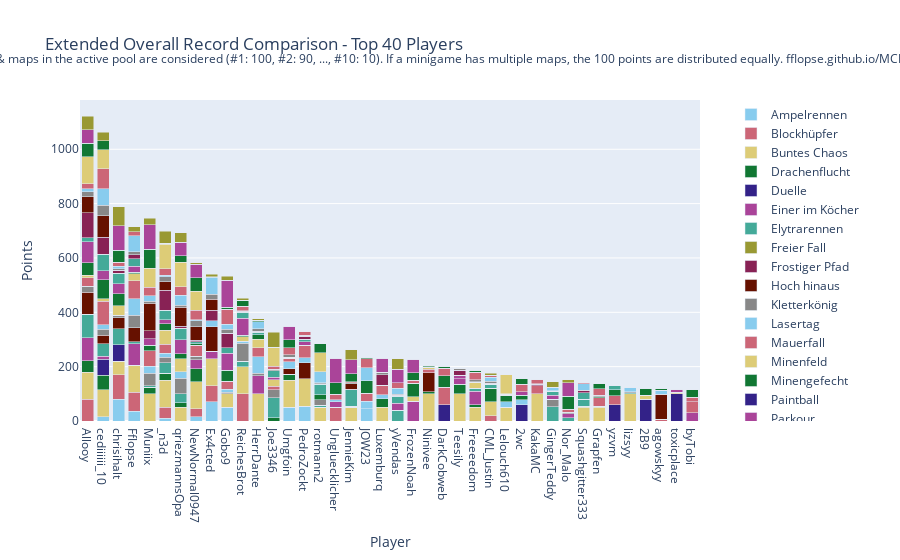

The notebook cell this image was saved under:
### Code cell
import plotly.graph_objects as go

# Sum all columns to get the total score
outDf['Total'] = outDf.sum(axis=1)

# Sort by total score and fill N/A values with 0
outDf = outDf.sort_values(by='Total', ascending=False).fillna(0)

# Crop to top 10 players
cropDf = outDf.head(40).copy()

# Drop the 'Total' column for plotting
cropDf = cropDf.drop(columns=['Total'])

# Create a color palette
color_palette = px.colors.qualitative.Safe

# Create the stacked bar plot
fig = go.Figure()

cropDf = remove_duplicate_columns(cropDf)

for column in cropDf.columns.difference(['Player']):
    fig.add_trace(go.Bar(
        x=cropDf.index,
        y=cropDf[column],
        name=column,
        marker_color=color_palette[len(fig.data) % len(color_palette)]
    ))

# Update layout
fig.update_layout(
    barmode='stack',
    title='Extended Overall Record Comparison - Top 40 Players',
    xaxis=dict(title='Player'),
    yaxis=dict(title='Points'),
    #height=800,
    #width=1000,
    legend=dict(
        x=1.05,
        y=0.5,
        traceorder='normal',
        font=dict(size=12),
        bgcolor='rgba(255, 255, 255, 0)',
        bordercolor='rgba(0, 0, 0, 0)'
    ),
    margin=dict(r=200),  # Adjust right margin to make room for the legend
    annotations=[
        dict(
            x=0.5,
            y=1.1635,
            xref='paper',
            yref='paper',
            text='Max 100 points per minigame. Records #1 through #10 of games & maps in the active pool are considered (#1: 100, #2: 90, ..., #10: 10). If a minigame has multiple maps, the 100 points are distributed equally. fflopse.github.io/MCP-Records/data-analysis/global-ranking.ipynb',
            showarrow=False,
            font=dict(size=12),
            xanchor='center'
        )
    ]
)

fig.show()

# save the plot as an html file

fig.write_html('out/ext_overall_record_comparison.html')

### Figure 1 — Plotly figure (JSON) as saved in the notebook; plotly's stock layout.template omitted (floating-point values rounded to 4 significant figures)
{"data": [{"marker": {"color": "rgb(136, 204, 238)"}, "name": "Ampelrennen", "type": "bar", "x": ["Allooy", "cediiiiii_10", "chrisihalt", "Fflopse", "Muniix", "_n3d", "qriezmannsOpa", "NewNormal0947", "Ex4cted", "Gobo9", "ReichesBrot", "HerrDante", "Joe3346", "Umgfoin", "PedroZockt", "rotmann2", "Ungluecklicher", "JennieKim", "JOW23", "Luxemburq", "yVendas", "FrozenNoah", "Ninivee", "DarkCobweb", "Teesily", "Freeeedom", "CML_Justin", "Lelouch610", "2wc", "KakaMC", "GingerTeddy", "Nor_Malo", "Squashgitter333", "Grapfen", "yzvm", "lizsyy", "2B9", "agowskyy", "toxicplace", "byTobi"], "y": [0.0, 15.0, 80.0, 35.0, 0.0, 10.0, 0.0, 15.0, 70.0, 50.0, 0.0, 0.0, 0.0, 50.0, 55.0, 0.0, 0.0, 0.0, 45.0, 0.0, 0.0, 0.0, 0.0, 0.0, 0.0, 0.0, 0.0, 0.0, 0.0, 0.0, 0.0, 0.0, 0.0, 0.0, 0.0, 0.0, 0.0, 0.0, 0.0, 0.0]}, {"marker": {"color": "rgb(204, 102, 119)"}, "name": "Blockhüpfer", "type": "bar", "x": ["Allooy", "cediiiiii_10", "chrisihalt", "Fflopse", "Muniix", "_n3d", "qriezmannsOpa", "NewNormal0947", "Ex4cted", "Gobo9", "ReichesBrot", "HerrDante", "Joe3346", "Umgfoin", "PedroZockt", "rotmann2", "Ungluecklicher", "JennieKim", "JOW23", "Luxemburq", "yVendas", "FrozenNoah", "Ninivee", "DarkCobweb", "Teesily", "Freeeedom", "CML_Justin", "Lelouch610", "2wc", "KakaMC", "GingerTeddy", "Nor_Malo", "Squashgitter333", "Grapfen", "yzvm", "lizsyy", "2B9", "agowskyy", "toxicplace", "byTobi"], "y": [80.0, 0.0, 90.0, 70.0, 0.0, 40.0, 0.0, 30.0, 60.0, 0.0, 100.0, 0.0, 0.0, 0.0, 0.0, 0.0, 50.0, 0.0, 0.0, 0.0, 0.0, 0.0, 0.0, 0.0, 0.0, 0.0, 20.0, 0.0, 0.0, 0.0, 0.0, 0.0, 0.0, 0.0, 0.0, 0.0, 0.0, 0.0, 0.0, 0.0]}, {"marker": {"color": "rgb(221, 204, 119)"}, "name": "Buntes Chaos", "type": "bar", "x": ["Allooy", "cediiiiii_10", "chrisihalt", "Fflopse", "Muniix", "_n3d", "qriezmannsOpa", "NewNormal0947", "Ex4cted", "Gobo9", "ReichesBrot", "HerrDante", "Joe3346", "Umgfoin", "PedroZockt", "rotmann2", "Ungluecklicher", "JennieKim", "JOW23", "Luxemburq", "yVendas", "FrozenNoah", "Ninivee", "DarkCobweb", "Teesily", "Freeeedom", "CML_Justin", "Lelouch610", "2wc", "KakaMC", "GingerTeddy", "Nor_Malo", "Squashgitter333", "Grapfen", "yzvm", "lizsyy", "2B9", "agowskyy", "toxicplace", "byTobi"], "y": [100.0, 100.0, 50.0, 100.0, 100.0, 100.0, 50.0, 100.0, 100.0, 50.0, 100.0, 100.0, 0.0, 100.0, 100.0, 50.0, 0.0, 50.0, 0.0, 50.0, 0.0, 0.0, 100.0, 0.0, 100.0, 50.0, 50.0, 50.0, 0.0, 100.0, 0.0, 0.0, 50.0, 50.0, 0.0, 100.0, 0.0, 0.0, 0.0, 0.0]}, {"marker": {"color": "rgb(17, 119, 51)"}, "name": "Drachenflucht", "type": "bar", "x": ["Allooy", "cediiiiii_10", "chrisihalt", "Fflopse", "Muniix", "_n3d", "qriezmannsOpa", "NewNormal0947", "Ex4cted", "Gobo9", "ReichesBrot", "HerrDante", "Joe3346", "Umgfoin", "PedroZockt", "rotmann2", "Ungluecklicher", "JennieKim", "JOW23", "Luxemburq", "yVendas", "FrozenNoah", "Ninivee", "DarkCobweb", "Teesily", "Freeeedom", "CML_Justin", "Lelouch610", "2wc", "KakaMC", "GingerTeddy", "Nor_Malo", "Squashgitter333", "Grapfen", "yzvm", "lizsyy", "2B9", "agowskyy", "toxicplace", "byTobi"], "y": [42.5, 52.5, 0.0, 0.0, 25.0, 25.0, 17.5, 47.5, 0.0, 0.0, 0.0, 0.0, 12.5, 22.5, 0.0, 0.0, 0.0, 0.0, 0.0, 32.5, 0.0, 0.0, 7.5, 0.0, 35.0, 10.0, 50.0, 0.0, 0.0, 0.0, 0.0, 0.0, 5.0, 5.0, 0.0, 0.0, 0.0, 0.0, 0.0, 0.0]}, {"marker": {"color": "rgb(51, 34, 136)"}, "name": "Duelle", "type": "bar", "x": ["Allooy", "cediiiiii_10", "chrisihalt", "Fflopse", "Muniix", "_n3d", "qriezmannsOpa", "NewNormal0947", "Ex4cted", "Gobo9", "ReichesBrot", "HerrDante", "Joe3346", "Umgfoin", "PedroZockt", "rotmann2", "Ungluecklicher", "JennieKim", "JOW23", "Luxemburq", "yVendas", "FrozenNoah", "Ninivee", "DarkCobweb", "Teesily", "Freeeedom", "CML_Justin", "Lelouch610", "2wc", "KakaMC", "GingerTeddy", "Nor_Malo", "Squashgitter333", "Grapfen", "yzvm", "lizsyy", "2B9", "agowskyy", "toxicplace", "byTobi"], "y": [0.0, 60.0, 60.0, 0.0, 0.0, 0.0, 0.0, 0.0, 0.0, 0.0, 0.0, 0.0, 0.0, 0.0, 0.0, 0.0, 0.0, 0.0, 0.0, 0.0, 0.0, 0.0, 0.0, 60.0, 0.0, 0.0, 0.0, 0.0, 60.0, 0.0, 0.0, 0.0, 0.0, 0.0, 60.0, 0.0, 80.0, 0.0, 100.0, 0.0]}, {"marker": {"color": "rgb(170, 68, 153)"}, "name": "Einer im Köcher", "type": "bar", "x": ["Allooy", "cediiiiii_10", "chrisihalt", "Fflopse", "Muniix", "_n3d", "qriezmannsOpa", "NewNormal0947", "Ex4cted", "Gobo9", "ReichesBrot", "HerrDante", "Joe3346", "Umgfoin", "PedroZockt", "rotmann2", "Ungluecklicher", "JennieKim", "JOW23", "Luxemburq", "yVendas", "FrozenNoah", "Ninivee", "DarkCobweb", "Teesily", "Freeeedom", "CML_Justin", "Lelouch610", "2wc", "KakaMC", "GingerTeddy", "Nor_Malo", "Squashgitter333", "Grapfen", "yzvm", "lizsyy", "2B9", "agowskyy", "toxicplace", "byTobi"], "y": [83.33, 10.0, 0.0, 80.0, 0.0, 0.0, 0.0, 33.33, 26.67, 0.0, 0.0, 66.67, 0.0, 0.0, 0.0, 0.0, 20.0, 0.0, 0.0, 0.0, 0.0, 73.33, 0.0, 0.0, 20.0, 50.0, 0.0, 0.0, 0.0, 0.0, 0.0, 0.0, 0.0, 0.0, 0.0, 0.0, 0.0, 0.0, 0.0, 30.0]}, {"marker": {"color": "rgb(68, 170, 153)"}, "name": "Elytrarennen", "type": "bar", "x": ["Allooy", "cediiiiii_10", "chrisihalt", "Fflopse", "Muniix", "_n3d", "qriezmannsOpa", "NewNormal0947", "Ex4cted", "Gobo9", "ReichesBrot", "HerrDante", "Joe3346", "Umgfoin", "PedroZockt", "rotmann2", "Ungluecklicher", "JennieKim", "JOW23", "Luxemburq", "yVendas", "FrozenNoah", "Ninivee", "DarkCobweb", "Teesily", "Freeeedom", "CML_Justin", "Lelouch610", "2wc", "KakaMC", "GingerTeddy", "Nor_Malo", "Squashgitter333", "Grapfen", "yzvm", "lizsyy", "2B9", "agowskyy", "toxicplace", "byTobi"], "y": [87.5, 47.5, 60.0, 7.5, 5.0, 40.0, 32.5, 0.0, 0.0, 0.0, 20.0, 0.0, 72.5, 0.0, 0.0, 7.5, 0.0, 0.0, 0.0, 0.0, 40.0, 0.0, 0.0, 0.0, 0.0, 10.0, 15.0, 0.0, 0.0, 0.0, 52.5, 12.5, 25.0, 0.0, 0.0, 0.0, 0.0, 0.0, 0.0, 0.0]}, {"marker": {"color": "rgb(153, 153, 51)"}, "name": "Freier Fall", "type": "bar", "x": ["Allooy", "cediiiiii_10", "chrisihalt", "Fflopse", "Muniix", "_n3d", "qriezmannsOpa", "NewNormal0947", "Ex4cted", "Gobo9", "ReichesBrot", "HerrDante", "Joe3346", "Umgfoin", "PedroZockt", "rotmann2", "Ungluecklicher", "JennieKim", "JOW23", "Luxemburq", "yVendas", "FrozenNoah", "Ninivee", "DarkCobweb", "Teesily", "Freeeedom", "CML_Justin", "Lelouch610", "2wc", "KakaMC", "GingerTeddy", "Nor_Malo", "Squashgitter333", "Grapfen", "yzvm", "lizsyy", "2B9", "agowskyy", "toxicplace", "byTobi"], "y": [0.0, 0.0, 0.0, 0.0, 0.0, 0.0, 0.0, 0.0, 0.0, 0.0, 0.0, 0.0, 0.0, 0.0, 0.0, 0.0, 0.0, 0.0, 0.0, 0.0, 0.0, 0.0, 0.0, 0.0, 0.0, 0.0, 0.0, 0.0, 0.0, 0.0, 0.0, 0.0, 0.0, 0.0, 0.0, 0.0, 0.0, 0.0, 0.0, 0.0]}, {"marker": {"color": "rgb(136, 34, 85)"}, "name": "Frostiger Pfad", "type": "bar", "x": ["Allooy", "cediiiiii_10", "chrisihalt", "Fflopse", "Muniix", "_n3d", "qriezmannsOpa", "NewNormal0947", "Ex4cted", "Gobo9", "ReichesBrot", "HerrDante", "Joe3346", "Umgfoin", "PedroZockt", "rotmann2", "Ungluecklicher", "JennieKim", "JOW23", "Luxemburq", "yVendas", "FrozenNoah", "Ninivee", "DarkCobweb", "Teesily", "Freeeedom", "CML_Justin", "Lelouch610", "2wc", "KakaMC", "GingerTeddy", "Nor_Malo", "Squashgitter333", "Grapfen", "yzvm", "lizsyy", "2B9", "agowskyy", "toxicplace", "byTobi"], "y": [0.0, 0.0, 0.0, 0.0, 0.0, 0.0, 0.0, 0.0, 0.0, 0.0, 0.0, 0.0, 0.0, 0.0, 0.0, 0.0, 0.0, 0.0, 0.0, 0.0, 0.0, 0.0, 0.0, 0.0, 0.0, 0.0, 0.0, 0.0, 0.0, 0.0, 0.0, 0.0, 0.0, 0.0, 0.0, 0.0, 0.0, 0.0, 0.0, 0.0]}, {"marker": {"color": "rgb(102, 17, 0)"}, "name": "Hoch hinaus", "type": "bar", "x": ["Allooy", "cediiiiii_10", "chrisihalt", "Fflopse", "Muniix", "_n3d", "qriezmannsOpa", "NewNormal0947", "Ex4cted", "Gobo9", "ReichesBrot", "HerrDante", "Joe3346", "Umgfoin", "PedroZockt", "rotmann2", "Ungluecklicher", "JennieKim", "JOW23", "Luxemburq", "yVendas", "FrozenNoah", "Ninivee", "DarkCobweb", "Teesily", "Freeeedom", "CML_Justin", "Lelouch610", "2wc", "KakaMC", "GingerTeddy", "Nor_Malo", "Squashgitter333", "Grapfen", "yzvm", "lizsyy", "2B9", "agowskyy", "toxicplace", "byTobi"], "y": [80.0, 30.0, 40.0, 50.0, 0.0, 0.0, 0.0, 0.0, 90.0, 0.0, 0.0, 0.0, 0.0, 20.0, 60.0, 0.0, 0.0, 0.0, 0.0, 0.0, 0.0, 0.0, 70.0, 0.0, 0.0, 0.0, 0.0, 0.0, 0.0, 0.0, 0.0, 0.0, 0.0, 0.0, 0.0, 0.0, 0.0, 0.0, 0.0, 0.0]}, {"marker": {"color": "rgb(136, 136, 136)"}, "name": "Kletterkönig", "type": "bar", "x": ["Allooy", "cediiiiii_10", "chrisihalt", "Fflopse", "Muniix", "_n3d", "qriezmannsOpa", "NewNormal0947", "Ex4cted", "Gobo9", "ReichesBrot", "HerrDante", "Joe3346", "Umgfoin", "PedroZockt", "rotmann2", "Ungluecklicher", "JennieKim", "JOW23", "Luxemburq", "yVendas", "FrozenNoah", "Ninivee", "DarkCobweb", "Teesily", "Freeeedom", "CML_Justin", "Lelouch610", "2wc", "KakaMC", "GingerTeddy", "Nor_Malo", "Squashgitter333", "Grapfen", "yzvm", "lizsyy", "2B9", "agowskyy", "toxicplace", "byTobi"], "y": [23.33, 23.33, 10.0, 46.67, 46.67, 20.0, 56.67, 13.33, 0.0, 6.667, 66.67, 10.0, 30.0, 0.0, 0.0, 20.0, 0.0, 0.0, 0.0, 0.0, 0.0, 0.0, 0.0, 0.0, 0.0, 0.0, 0.0, 0.0, 0.0, 0.0, 26.67, 0.0, 0.0, 0.0, 0.0, 0.0, 0.0, 0.0, 0.0, 0.0]}, {"marker": {"color": "rgb(136, 204, 238)"}, "name": "Lasertag", "type": "bar", "x": ["Allooy", "cediiiiii_10", "chrisihalt", "Fflopse", "Muniix", "_n3d", "qriezmannsOpa", "NewNormal0947", "Ex4cted", "Gobo9", "ReichesBrot", "HerrDante", "Joe3346", "Umgfoin", "PedroZockt", "rotmann2", "Ungluecklicher", "JennieKim", "JOW23", "Luxemburq", "yVendas", "FrozenNoah", "Ninivee", "DarkCobweb", "Teesily", "Freeeedom", "CML_Justin", "Lelouch610", "2wc", "KakaMC", "GingerTeddy", "Nor_Malo", "Squashgitter333", "Grapfen", "yzvm", "lizsyy", "2B9", "agowskyy", "toxicplace", "byTobi"], "y": [0.0, 15.0, 0.0, 60.0, 25.0, 15.0, 25.0, 0.0, 22.5, 10.0, 7.5, 60.0, 0.0, 25.0, 17.5, 0.0, 0.0, 5.0, 27.5, 15.0, 0.0, 0.0, 0.0, 0.0, 0.0, 0.0, 0.0, 20.0, 17.5, 0.0, 0.0, 0.0, 0.0, 0.0, 0.0, 0.0, 0.0, 0.0, 0.0, 0.0]}, {"marker": {"color": "rgb(204, 102, 119)"}, "name": "Mauerfall", "type": "bar", "x": ["Allooy", "cediiiiii_10", "chrisihalt", "Fflopse", "Muniix", "_n3d", "qriezmannsOpa", "NewNormal0947", "Ex4cted", "Gobo9", "ReichesBrot", "HerrDante", "Joe3346", "Umgfoin", "PedroZockt", "rotmann2", "Ungluecklicher", "JennieKim", "JOW23", "Luxemburq", "yVendas", "FrozenNoah", "Ninivee", "DarkCobweb", "Teesily", "Freeeedom", "CML_Justin", "Lelouch610", "2wc", "KakaMC", "GingerTeddy", "Nor_Malo", "Squashgitter333", "Grapfen", "yzvm", "lizsyy", "2B9", "agowskyy", "toxicplace", "byTobi"], "y": [30.0, 86.67, 0.0, 66.67, 56.67, 33.33, 0.0, 40.0, 0.0, 30.0, 0.0, 33.33, 13.33, 13.33, 46.67, 0.0, 0.0, 0.0, 30.0, 33.33, 0.0, 0.0, 13.33, 63.33, 0.0, 0.0, 0.0, 0.0, 0.0, 30.0, 0.0, 0.0, 0.0, 30.0, 33.33, 0.0, 0.0, 6.667, 0.0, 40.0]}, {"marker": {"color": "rgb(221, 204, 119)"}, "name": "Minenfeld", "type": "bar", "x": ["Allooy", "cediiiiii_10", "chrisihalt", "Fflopse", "Muniix", "_n3d", "qriezmannsOpa", "NewNormal0947", "Ex4cted", "Gobo9", "ReichesBrot", "HerrDante", "Joe3346", "Umgfoin", "PedroZockt", "rotmann2", "Ungluecklicher", "JennieKim", "JOW23", "Luxemburq", "yVendas", "FrozenNoah", "Ninivee", "DarkCobweb", "Teesily", "Freeeedom", "CML_Justin", "Lelouch610", "2wc", "KakaMC", "GingerTeddy", "Nor_Malo", "Squashgitter333", "Grapfen", "yzvm", "lizsyy", "2B9", "agowskyy", "toxicplace", "byTobi"], "y": [10.0, 10.0, 33.33, 26.67, 0.0, 50.0, 46.67, 0.0, 0.0, 0.0, 16.67, 30.0, 23.33, 0.0, 0.0, 0.0, 0.0, 0.0, 0.0, 0.0, 0.0, 16.67, 6.667, 0.0, 0.0, 23.33, 0.0, 0.0, 0.0, 0.0, 0.0, 0.0, 0.0, 0.0, 0.0, 0.0, 13.33, 0.0, 6.667, 0.0]}, {"marker": {"color": "rgb(17, 119, 51)"}, "name": "Minengefecht", "type": "bar", "x": ["Allooy", "cediiiiii_10", "chrisihalt", "Fflopse", "Muniix", "_n3d", "qriezmannsOpa", "NewNormal0947", "Ex4cted", "Gobo9", "ReichesBrot", "HerrDante", "Joe3346", "Umgfoin", "PedroZockt", "rotmann2", "Ungluecklicher", "JennieKim", "JOW23", "Luxemburq", "yVendas", "FrozenNoah", "Ninivee", "DarkCobweb", "Teesily", "Freeeedom", "CML_Justin", "Lelouch610", "2wc", "KakaMC", "GingerTeddy", "Nor_Malo", "Squashgitter333", "Grapfen", "yzvm", "lizsyy", "2B9", "agowskyy", "toxicplace", "byTobi"], "y": [45.0, 70.0, 45.0, 5.0, 20.0, 25.0, 20.0, 5.0, 0.0, 40.0, 5.0, 17.5, 0.0, 0.0, 0.0, 20.0, 0.0, 0.0, 45.0, 0.0, 0.0, 47.5, 0.0, 42.5, 0.0, 0.0, 0.0, 25.0, 17.5, 0.0, 0.0, 0.0, 0.0, 5.0, 22.5, 0.0, 0.0, 0.0, 0.0, 0.0]}, {"marker": {"color": "rgb(51, 34, 136)"}, "name": "Paintball", "type": "bar", "x": ["Allooy", "cediiiiii_10", "chrisihalt", "Fflopse", "Muniix", "_n3d", "qriezmannsOpa", "NewNormal0947", "Ex4cted", "Gobo9", "ReichesBrot", "HerrDante", "Joe3346", "Umgfoin", "PedroZockt", "rotmann2", "Ungluecklicher", "JennieKim", "JOW23", "Luxemburq", "yVendas", "FrozenNoah", "Ninivee", "DarkCobweb", "Teesily", "Freeeedom", "CML_Justin", "Lelouch610", "2wc", "KakaMC", "GingerTeddy", "Nor_Malo", "Squashgitter333", "Grapfen", "yzvm", "lizsyy", "2B9", "agowskyy", "toxicplace", "byTobi"], "y": [0.0, 0.0, 0.0, 0.0, 0.0, 0.0, 0.0, 0.0, 0.0, 0.0, 0.0, 0.0, 0.0, 0.0, 0.0, 0.0, 0.0, 0.0, 0.0, 0.0, 0.0, 0.0, 0.0, 0.0, 0.0, 0.0, 0.0, 0.0, 0.0, 0.0, 0.0, 0.0, 0.0, 0.0, 0.0, 0.0, 0.0, 0.0, 0.0, 0.0]}, {"marker": {"color": "rgb(170, 68, 153)"}, "name": "Parkour", "type": "bar", "x": ["Allooy", "cediiiiii_10", "chrisihalt", "Fflopse", "Muniix", "_n3d", "qriezmannsOpa", "NewNormal0947", "Ex4cted", "Gobo9", "ReichesBrot", "HerrDante", "Joe3346", "Umgfoin", "PedroZockt", "rotmann2", "Ungluecklicher", "JennieKim", "JOW23", "Luxemburq", "yVendas", "FrozenNoah", "Ninivee", "DarkCobweb", "Teesily", "Freeeedom", "CML_Justin", "Lelouch610", "2wc", "KakaMC", "GingerTeddy", "Nor_Malo", "Squashgitter333", "Grapfen", "yzvm", "lizsyy", "2B9", "agowskyy", "toxicplace", "byTobi"], "y": [77.5, 32.5, 37.5, 22.5, 25.0, 15.0, 50.0, 0.0, 0.0, 62.5, 62.5, 0.0, 10.0, 0.0, 12.5, 0.0, 0.0, 0.0, 0.0, 0.0, 25.0, 0.0, 0.0, 0.0, 12.5, 0.0, 0.0, 0.0, 12.5, 0.0, 15.0, 15.0, 0.0, 0.0, 0.0, 0.0, 0.0, 0.0, 10.0, 0.0]}, {"marker": {"color": "rgb(68, 170, 153)"}, "name": "Pferderennen", "type": "bar", "x": ["Allooy", "cediiiiii_10", "chrisihalt", "Fflopse", "Muniix", "_n3d", "qriezmannsOpa", "NewNormal0947", "Ex4cted", "Gobo9", "ReichesBrot", "HerrDante", "Joe3346", "Umgfoin", "PedroZockt", "rotmann2", "Ungluecklicher", "JennieKim", "JOW23", "Luxemburq", "yVendas", "FrozenNoah", "Ninivee", "DarkCobweb", "Teesily", "Freeeedom", "CML_Justin", "Lelouch610", "2wc", "KakaMC", "GingerTeddy", "Nor_Malo", "Squashgitter333", "Grapfen", "yzvm", "lizsyy", "2B9", "agowskyy", "toxicplace", "byTobi"], "y": [15.0, 61.67, 38.33, 26.67, 0.0, 35.0, 43.33, 6.667, 0.0, 20.0, 21.67, 8.333, 23.33, 3.333, 8.333, 38.33, 0.0, 60.0, 0.0, 0.0, 26.67, 0.0, 0.0, 0.0, 0.0, 0.0, 0.0, 3.333, 0.0, 0.0, 15.0, 0.0, 23.33, 0.0, 13.33, 3.333, 0.0, 0.0, 0.0, 0.0]}, {"marker": {"color": "rgb(153, 153, 51)"}, "name": "Reihenfolge", "type": "bar", "x": ["Allooy", "cediiiiii_10", "chrisihalt", "Fflopse", "Muniix", "_n3d", "qriezmannsOpa", "NewNormal0947", "Ex4cted", "Gobo9", "ReichesBrot", "HerrDante", "Joe3346", "Umgfoin", "PedroZockt", "rotmann2", "Ungluecklicher", "JennieKim", "JOW23", "Luxemburq", "yVendas", "FrozenNoah", "Ninivee", "DarkCobweb", "Teesily", "Freeeedom", "CML_Justin", "Lelouch610", "2wc", "KakaMC", "GingerTeddy", "Nor_Malo", "Squashgitter333", "Grapfen", "yzvm", "lizsyy", "2B9", "agowskyy", "toxicplace", "byTobi"], "y": [0.0, 0.0, 0.0, 0.0, 0.0, 0.0, 0.0, 0.0, 0.0, 0.0, 0.0, 0.0, 0.0, 0.0, 0.0, 0.0, 0.0, 0.0, 0.0, 0.0, 0.0, 0.0, 0.0, 0.0, 0.0, 0.0, 0.0, 0.0, 0.0, 0.0, 0.0, 0.0, 0.0, 0.0, 0.0, 0.0, 0.0, 0.0, 0.0, 0.0]}, {"marker": {"color": "rgb(136, 34, 85)"}, "name": "Replika", "type": "bar", "x": ["Allooy", "cediiiiii_10", "chrisihalt", "Fflopse", "Muniix", "_n3d", "qriezmannsOpa", "NewNormal0947", "Ex4cted", "Gobo9", "ReichesBrot", "HerrDante", "Joe3346", "Umgfoin", "PedroZockt", "rotmann2", "Ungluecklicher", "JennieKim", "JOW23", "Luxemburq", "yVendas", "FrozenNoah", "Ninivee", "DarkCobweb", "Teesily", "Freeeedom", "CML_Justin", "Lelouch610", "2wc", "KakaMC", "GingerTeddy", "Nor_Malo", "Squashgitter333", "Grapfen", "yzvm", "lizsyy", "2B9", "agowskyy", "toxicplace", "byTobi"], "y": [91.86, 61.27, 11.53, 15.59, 29.24, 73.73, 7.712, 6.441, 39.24, 53.9, 3.22, 3.644, 0.0, 0.1695, 11.61, 0.7627, 0.4237, 1.949, 0.5085, 39.92, 2.627, 0.0, 0.0, 0.0, 19.32, 1.102, 4.322, 0.8475, 0.0, 4.576, 0.2542, 0.0, 8.644, 0.0, 0.0, 0.9322, 0.0, 0.0, 0.0, 0.0]}, {"marker": {"color": "rgb(102, 17, 0)"}, "name": "Runterpurzeln", "type": "bar", "x": ["Allooy", "cediiiiii_10", "chrisihalt", "Fflopse", "Muniix", "_n3d", "qriezmannsOpa", "NewNormal0947", "Ex4cted", "Gobo9", "ReichesBrot", "HerrDante", "Joe3346", "Umgfoin", "PedroZockt", "rotmann2", "Ungluecklicher", "JennieKim", "JOW23", "Luxemburq", "yVendas", "FrozenNoah", "Ninivee", "DarkCobweb", "Teesily", "Freeeedom", "CML_Justin", "Lelouch610", "2wc", "KakaMC", "GingerTeddy", "Nor_Malo", "Squashgitter333", "Grapfen", "yzvm", "lizsyy", "2B9", "agowskyy", "toxicplace", "byTobi"], "y": [60.0, 80.0, 0.0, 0.0, 100.0, 30.0, 70.0, 50.0, 40.0, 0.0, 0.0, 0.0, 0.0, 0.0, 0.0, 0.0, 0.0, 20.0, 0.0, 0.0, 0.0, 0.0, 0.0, 0.0, 0.0, 0.0, 0.0, 0.0, 0.0, 0.0, 0.0, 0.0, 0.0, 0.0, 0.0, 0.0, 0.0, 90.0, 0.0, 0.0]}, {"marker": {"color": "rgb(136, 136, 136)"}, "name": "Sammelwahn", "type": "bar", "x": ["Allooy", "cediiiiii_10", "chrisihalt", "Fflopse", "Muniix", "_n3d", "qriezmannsOpa", "NewNormal0947", "Ex4cted", "Gobo9", "ReichesBrot", "HerrDante", "Joe3346", "Umgfoin", "PedroZockt", "rotmann2", "Ungluecklicher", "JennieKim", "JOW23", "Luxemburq", "yVendas", "FrozenNoah", "Ninivee", "DarkCobweb", "Teesily", "Freeeedom", "CML_Justin", "Lelouch610", "2wc", "KakaMC", "GingerTeddy", "Nor_Malo", "Squashgitter333", "Grapfen", "yzvm", "lizsyy", "2B9", "agowskyy", "toxicplace", "byTobi"], "y": [17.91, 39.3, 4.651, 10.0, 8.372, 19.53, 6.279, 21.16, 17.44, 15.12, 2.093, 10.93, 5.814, 9.535, 4.651, 4.419, 0.9302, 4.419, 0.4651, 9.535, 4.419, 2.326, 1.395, 1.395, 5.349, 7.209, 7.209, 0.4651, 0.0, 2.791, 1.628, 3.953, 0.4651, 4.884, 0.0, 2.791, 2.326, 1.86, 0.0, 1.163]}, {"marker": {"color": "rgb(136, 204, 238)"}, "name": "Schießstand", "type": "bar", "x": ["Allooy", "cediiiiii_10", "chrisihalt", "Fflopse", "Muniix", "_n3d", "qriezmannsOpa", "NewNormal0947", "Ex4cted", "Gobo9", "ReichesBrot", "HerrDante", "Joe3346", "Umgfoin", "PedroZockt", "rotmann2", "Ungluecklicher", "JennieKim", "JOW23", "Luxemburq", "yVendas", "FrozenNoah", "Ninivee", "DarkCobweb", "Teesily", "Freeeedom", "CML_Justin", "Lelouch610", "2wc", "KakaMC", "GingerTeddy", "Nor_Malo", "Squashgitter333", "Grapfen", "yzvm", "lizsyy", "2B9", "agowskyy", "toxicplace", "byTobi"], "y": [10.0, 60.0, 10.0, 60.0, 20.0, 5.0, 37.5, 5.0, 62.5, 17.5, 0.0, 25.0, 0.0, 0.0, 0.0, 40.0, 7.5, 0.0, 47.5, 0.0, 22.5, 0.0, 0.0, 0.0, 0.0, 0.0, 15.0, 0.0, 0.0, 0.0, 12.5, 0.0, 25.0, 0.0, 0.0, 15.0, 0.0, 15.0, 0.0, 0.0]}, {"marker": {"color": "rgb(204, 102, 119)"}, "name": "Skywars", "type": "bar", "x": ["Allooy", "cediiiiii_10", "chrisihalt", "Fflopse", "Muniix", "_n3d", "qriezmannsOpa", "NewNormal0947", "Ex4cted", "Gobo9", "ReichesBrot", "HerrDante", "Joe3346", "Umgfoin", "PedroZockt", "rotmann2", "Ungluecklicher", "JennieKim", "JOW23", "Luxemburq", "yVendas", "FrozenNoah", "Ninivee", "DarkCobweb", "Teesily", "Freeeedom", "CML_Justin", "Lelouch610", "2wc", "KakaMC", "GingerTeddy", "Nor_Malo", "Squashgitter333", "Grapfen", "yzvm", "lizsyy", "2B9", "agowskyy", "toxicplace", "byTobi"], "y": [18.33, 73.33, 13.33, 13.33, 31.67, 23.33, 31.67, 33.33, 3.333, 55.0, 16.67, 0.0, 10.0, 25.0, 13.33, 0.0, 20.0, 3.333, 33.33, 0.0, 20.0, 10.0, 0.0, 26.67, 0.0, 28.33, 6.667, 0.0, 28.33, 16.67, 0.0, 11.67, 3.333, 23.33, 0.0, 0.0, 0.0, 0.0, 0.0, 16.67]}, {"marker": {"color": "rgb(221, 204, 119)"}, "name": "Spleef", "type": "bar", "x": ["Allooy", "cediiiiii_10", "chrisihalt", "Fflopse", "Muniix", "_n3d", "qriezmannsOpa", "NewNormal0947", "Ex4cted", "Gobo9", "ReichesBrot", "HerrDante", "Joe3346", "Umgfoin", "PedroZockt", "rotmann2", "Ungluecklicher", "JennieKim", "JOW23", "Luxemburq", "yVendas", "FrozenNoah", "Ninivee", "DarkCobweb", "Teesily", "Freeeedom", "CML_Justin", "Lelouch610", "2wc", "KakaMC", "GingerTeddy", "Nor_Malo", "Squashgitter333", "Grapfen", "yzvm", "lizsyy", "2B9", "agowskyy", "toxicplace", "byTobi"], "y": [100.0, 70.0, 0.0, 0.0, 70.0, 90.0, 90.0, 70.0, 0.0, 0.0, 0.0, 0.0, 70.0, 0.0, 0.0, 70.0, 0.0, 0.0, 0.0, 0.0, 0.0, 0.0, 0.0, 0.0, 0.0, 0.0, 0.0, 70.0, 0.0, 0.0, 0.0, 0.0, 0.0, 0.0, 0.0, 0.0, 0.0, 0.0, 0.0, 0.0]}, {"marker": {"color": "rgb(17, 119, 51)"}, "name": "Survivalgames", "type": "bar", "x": ["Allooy", "cediiiiii_10", "chrisihalt", "Fflopse", "Muniix", "_n3d", "qriezmannsOpa", "NewNormal0947", "Ex4cted", "Gobo9", "ReichesBrot", "HerrDante", "Joe3346", "Umgfoin", "PedroZockt", "rotmann2", "Ungluecklicher", "JennieKim", "JOW23", "Luxemburq", "yVendas", "FrozenNoah", "Ninivee", "DarkCobweb", "Teesily", "Freeeedom", "CML_Justin", "Lelouch610", "2wc", "KakaMC", "GingerTeddy", "Nor_Malo", "Squashgitter333", "Grapfen", "yzvm", "lizsyy", "2B9", "agowskyy", "toxicplace", "byTobi"], "y": [50.0, 32.5, 45.0, 0.0, 70.0, 5.0, 22.5, 50.0, 0.0, 7.5, 22.5, 5.0, 0.0, 30.0, 0.0, 32.5, 42.5, 30.0, 5.0, 0.0, 0.0, 27.5, 5.0, 5.0, 0.0, 7.5, 0.0, 0.0, 20.0, 0.0, 0.0, 47.5, 0.0, 20.0, 0.0, 0.0, 25.0, 5.0, 0.0, 27.5]}, {"marker": {"color": "rgb(51, 34, 136)"}, "name": "Todeswürfel", "type": "bar", "x": ["Allooy", "cediiiiii_10", "chrisihalt", "Fflopse", "Muniix", "_n3d", "qriezmannsOpa", "NewNormal0947", "Ex4cted", "Gobo9", "ReichesBrot", "HerrDante", "Joe3346", "Umgfoin", "PedroZockt", "rotmann2", "Ungluecklicher", "JennieKim", "JOW23", "Luxemburq", "yVendas", "FrozenNoah", "Ninivee", "DarkCobweb", "Teesily", "Freeeedom", "CML_Justin", "Lelouch610", "2wc", "KakaMC", "GingerTeddy", "Nor_Malo", "Squashgitter333", "Grapfen", "yzvm", "lizsyy", "2B9", "agowskyy", "toxicplace", "byTobi"], "y": [0.0, 0.0, 0.0, 0.0, 0.0, 0.0, 0.0, 0.0, 0.0, 0.0, 0.0, 0.0, 0.0, 0.0, 0.0, 0.0, 0.0, 0.0, 0.0, 0.0, 0.0, 0.0, 0.0, 0.0, 0.0, 0.0, 0.0, 0.0, 0.0, 0.0, 0.0, 0.0, 0.0, 0.0, 0.0, 0.0, 0.0, 0.0, 0.0, 0.0]}, {"marker": {"color": "rgb(170, 68, 153)"}, "name": "Turmroulette", "type": "bar", "x": ["Allooy", "cediiiiii_10", "chrisihalt", "Fflopse", "Muniix", "_n3d", "qriezmannsOpa", "NewNormal0947", "Ex4cted", "Gobo9", "ReichesBrot", "HerrDante", "Joe3346", "Umgfoin", "PedroZockt", "rotmann2", "Ungluecklicher", "JennieKim", "JOW23", "Luxemburq", "yVendas", "FrozenNoah", "Ninivee", "DarkCobweb", "Teesily", "Freeeedom", "CML_Justin", "Lelouch610", "2wc", "KakaMC", "GingerTeddy", "Nor_Malo", "Squashgitter333", "Grapfen", "yzvm", "lizsyy", "2B9", "agowskyy", "toxicplace", "byTobi"], "y": [50.0, 0.0, 90.0, 0.0, 90.0, 0.0, 50.0, 50.0, 0.0, 100.0, 0.0, 0.0, 0.0, 50.0, 0.0, 0.0, 90.0, 50.0, 0.0, 50.0, 50.0, 50.0, 0.0, 0.0, 0.0, 0.0, 0.0, 0.0, 0.0, 0.0, 0.0, 50.0, 0.0, 0.0, 0.0, 0.0, 0.0, 0.0, 0.0, 0.0]}, {"marker": {"color": "rgb(68, 170, 153)"}, "name": "Waffenfolge", "type": "bar", "x": ["Allooy", "cediiiiii_10", "chrisihalt", "Fflopse", "Muniix", "_n3d", "qriezmannsOpa", "NewNormal0947", "Ex4cted", "Gobo9", "ReichesBrot", "HerrDante", "Joe3346", "Umgfoin", "PedroZockt", "rotmann2", "Ungluecklicher", "JennieKim", "JOW23", "Luxemburq", "yVendas", "FrozenNoah", "Ninivee", "DarkCobweb", "Teesily", "Freeeedom", "CML_Justin", "Lelouch610", "2wc", "KakaMC", "GingerTeddy", "Nor_Malo", "Squashgitter333", "Grapfen", "yzvm", "lizsyy", "2B9", "agowskyy", "toxicplace", "byTobi"], "y": [0.0, 0.0, 0.0, 0.0, 0.0, 0.0, 0.0, 0.0, 0.0, 0.0, 0.0, 0.0, 0.0, 0.0, 0.0, 0.0, 0.0, 0.0, 0.0, 0.0, 0.0, 0.0, 0.0, 0.0, 0.0, 0.0, 0.0, 0.0, 0.0, 0.0, 0.0, 0.0, 0.0, 0.0, 0.0, 0.0, 0.0, 0.0, 0.0, 0.0]}, {"marker": {"color": "rgb(153, 153, 51)"}, "name": "Wettrennen", "type": "bar", "x": ["Allooy", "cediiiiii_10", "chrisihalt", "Fflopse", "Muniix", "_n3d", "qriezmannsOpa", "NewNormal0947", "Ex4cted", "Gobo9", "ReichesBrot", "HerrDante", "Joe3346", "Umgfoin", "PedroZockt", "rotmann2", "Ungluecklicher", "JennieKim", "JOW23", "Luxemburq", "yVendas", "FrozenNoah", "Ninivee", "DarkCobweb", "Teesily", "Freeeedom", "CML_Justin", "Lelouch610", "2wc", "KakaMC", "GingerTeddy", "Nor_Malo", "Squashgitter333", "Grapfen", "yzvm", "lizsyy", "2B9", "agowskyy", "toxicplace", "byTobi"], "y": [50.0, 32.0, 70.0, 20.0, 24.0, 44.0, 36.0, 6.0, 8.0, 14.0, 8.0, 6.0, 56.0, 0.0, 0.0, 0.0, 0.0, 38.0, 0.0, 0.0, 38.0, 0.0, 0.0, 0.0, 0.0, 0.0, 8.0, 0.0, 0.0, 0.0, 20.0, 12.0, 0.0, 0.0, 0.0, 0.0, 0.0, 0.0, 0.0, 0.0]}], "layout": {"annotations": [{"font": {"size": 12}, "showarrow": false, "text": "Max 100 points per minigame. Records #1 through #10 of games & maps in the active pool are considered (#1: 100, #2: 90, ..., #10: 10). If a minigame has multiple maps, the 100 points are distributed equally. fflopse.github.io/MCP-Records/data-analysis/global-ranking.ipynb", "x": 0.5, "xanchor": "center", "xref": "paper", "y": 1.163, "yref": "paper"}], "barmode": "stack", "legend": {"bgcolor": "rgba(255, 255, 255, 0)", "bordercolor": "rgba(0, 0, 0, 0)", "font": {"size": 12}, "traceorder": "normal", "x": 1.05, "y": 0.5}, "margin": {"r": 200}, "title": {"text": "Extended Overall Record Comparison - Top 40 Players"}, "xaxis": {"title": {"text": "Player"}}, "yaxis": {"title": {"text": "Points"}}}}
